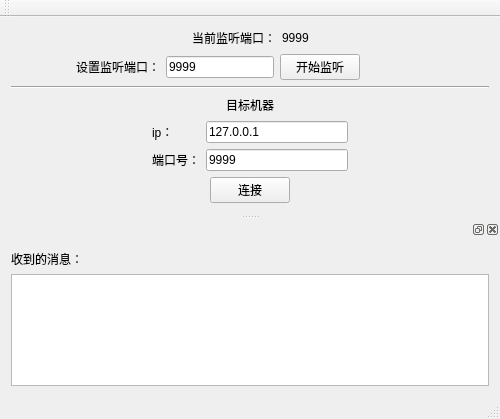
<?xml version="1.0" encoding="UTF-8"?>
<ui version="4.0">
 <class>MainWindow</class>
 <widget class="QMainWindow" name="MainWindow">
  <property name="geometry">
   <rect>
    <x>0</x>
    <y>0</y>
    <width>500</width>
    <height>419</height>
   </rect>
  </property>
  <property name="windowTitle">
   <string>MainWindow</string>
  </property>
  <widget class="QWidget" name="centralWidget">
   <layout class="QVBoxLayout" name="verticalLayout_4">
    <item>
     <layout class="QHBoxLayout" name="horizontalLayout_6">
      <item>
       <spacer name="horizontalSpacer_5">
        <property name="orientation">
         <enum>Qt::Horizontal</enum>
        </property>
        <property name="sizeHint" stdset="0">
         <size>
          <width>40</width>
          <height>20</height>
         </size>
        </property>
       </spacer>
      </item>
      <item>
       <layout class="QHBoxLayout" name="horizontalLayout_4">
        <item>
         <widget class="QLabel" name="label_6">
          <property name="styleSheet">
           <string notr="true">font: 75 11pt &quot;楷体&quot;;
font: 20pt &quot;楷体&quot;;</string>
          </property>
          <property name="text">
           <string>当前监听端口：</string>
          </property>
         </widget>
        </item>
        <item>
         <widget class="QLabel" name="labelListenPort">
          <property name="styleSheet">
           <string notr="true">font: 20pt &quot;楷体&quot;;</string>
          </property>
          <property name="text">
           <string>9999</string>
          </property>
         </widget>
        </item>
       </layout>
      </item>
      <item>
       <spacer name="horizontalSpacer_6">
        <property name="orientation">
         <enum>Qt::Horizontal</enum>
        </property>
        <property name="sizeHint" stdset="0">
         <size>
          <width>40</width>
          <height>20</height>
         </size>
        </property>
       </spacer>
      </item>
     </layout>
    </item>
    <item>
     <layout class="QHBoxLayout" name="horizontalLayout_3">
      <item>
       <spacer name="horizontalSpacer_7">
        <property name="orientation">
         <enum>Qt::Horizontal</enum>
        </property>
        <property name="sizeHint" stdset="0">
         <size>
          <width>40</width>
          <height>20</height>
         </size>
        </property>
       </spacer>
      </item>
      <item>
       <widget class="QLabel" name="label_5">
        <property name="text">
         <string>设置监听端口：</string>
        </property>
       </widget>
      </item>
      <item>
       <widget class="QLineEdit" name="lineEditListenPort">
        <property name="text">
         <string>9999</string>
        </property>
       </widget>
      </item>
      <item>
       <widget class="QPushButton" name="pushButtonStartListen">
        <property name="text">
         <string>开始监听</string>
        </property>
       </widget>
      </item>
      <item>
       <spacer name="horizontalSpacer_8">
        <property name="orientation">
         <enum>Qt::Horizontal</enum>
        </property>
        <property name="sizeHint" stdset="0">
         <size>
          <width>40</width>
          <height>20</height>
         </size>
        </property>
       </spacer>
      </item>
      <item>
       <spacer name="horizontalSpacer_9">
        <property name="orientation">
         <enum>Qt::Horizontal</enum>
        </property>
        <property name="sizeHint" stdset="0">
         <size>
          <width>40</width>
          <height>20</height>
         </size>
        </property>
       </spacer>
      </item>
     </layout>
    </item>
    <item>
     <widget class="Line" name="line">
      <property name="orientation">
       <enum>Qt::Horizontal</enum>
      </property>
     </widget>
    </item>
    <item>
     <layout class="QVBoxLayout" name="verticalLayout">
      <item>
       <layout class="QHBoxLayout" name="horizontalLayout_2">
        <item>
         <spacer name="horizontalSpacer">
          <property name="orientation">
           <enum>Qt::Horizontal</enum>
          </property>
          <property name="sizeHint" stdset="0">
           <size>
            <width>40</width>
            <height>20</height>
           </size>
          </property>
         </spacer>
        </item>
        <item>
         <widget class="QLabel" name="label_3">
          <property name="sizePolicy">
           <sizepolicy hsizetype="Preferred" vsizetype="Fixed">
            <horstretch>0</horstretch>
            <verstretch>0</verstretch>
           </sizepolicy>
          </property>
          <property name="styleSheet">
           <string notr="true">font: 75 14pt &quot;楷体&quot;;</string>
          </property>
          <property name="text">
           <string>目标机器</string>
          </property>
         </widget>
        </item>
        <item>
         <spacer name="horizontalSpacer_2">
          <property name="orientation">
           <enum>Qt::Horizontal</enum>
          </property>
          <property name="sizeHint" stdset="0">
           <size>
            <width>40</width>
            <height>20</height>
           </size>
          </property>
         </spacer>
        </item>
       </layout>
      </item>
      <item>
       <layout class="QGridLayout" name="gridLayout">
        <item row="0" column="0">
         <spacer name="horizontalSpacer_10">
          <property name="orientation">
           <enum>Qt::Horizontal</enum>
          </property>
          <property name="sizeHint" stdset="0">
           <size>
            <width>40</width>
            <height>20</height>
           </size>
          </property>
         </spacer>
        </item>
        <item row="0" column="1">
         <widget class="QLabel" name="label">
          <property name="styleSheet">
           <string notr="true">font: 75 12pt &quot;黑体&quot;;</string>
          </property>
          <property name="text">
           <string>ip：</string>
          </property>
         </widget>
        </item>
        <item row="0" column="2">
         <widget class="QLineEdit" name="lineEditIp">
          <property name="text">
           <string>127.0.0.1</string>
          </property>
         </widget>
        </item>
        <item row="0" column="3">
         <spacer name="horizontalSpacer_12">
          <property name="orientation">
           <enum>Qt::Horizontal</enum>
          </property>
          <property name="sizeHint" stdset="0">
           <size>
            <width>40</width>
            <height>20</height>
           </size>
          </property>
         </spacer>
        </item>
        <item row="1" column="0">
         <spacer name="horizontalSpacer_11">
          <property name="orientation">
           <enum>Qt::Horizontal</enum>
          </property>
          <property name="sizeHint" stdset="0">
           <size>
            <width>40</width>
            <height>20</height>
           </size>
          </property>
         </spacer>
        </item>
        <item row="1" column="1">
         <widget class="QLabel" name="label_2">
          <property name="styleSheet">
           <string notr="true">font: 75 12pt &quot;黑体&quot;;</string>
          </property>
          <property name="text">
           <string>端口号：</string>
          </property>
         </widget>
        </item>
        <item row="1" column="2">
         <widget class="QLineEdit" name="lineEditPort">
          <property name="text">
           <string>9999</string>
          </property>
         </widget>
        </item>
        <item row="1" column="3">
         <spacer name="horizontalSpacer_13">
          <property name="orientation">
           <enum>Qt::Horizontal</enum>
          </property>
          <property name="sizeHint" stdset="0">
           <size>
            <width>40</width>
            <height>20</height>
           </size>
          </property>
         </spacer>
        </item>
       </layout>
      </item>
      <item>
       <layout class="QHBoxLayout" name="horizontalLayout">
        <item>
         <spacer name="horizontalSpacer_3">
          <property name="orientation">
           <enum>Qt::Horizontal</enum>
          </property>
          <property name="sizeHint" stdset="0">
           <size>
            <width>40</width>
            <height>20</height>
           </size>
          </property>
         </spacer>
        </item>
        <item>
         <widget class="QPushButton" name="pushButtonConnect">
          <property name="styleSheet">
           <string notr="true">font: 75 12pt &quot;楷体&quot;;</string>
          </property>
          <property name="text">
           <string>连接</string>
          </property>
         </widget>
        </item>
        <item>
         <spacer name="horizontalSpacer_4">
          <property name="orientation">
           <enum>Qt::Horizontal</enum>
          </property>
          <property name="sizeHint" stdset="0">
           <size>
            <width>40</width>
            <height>20</height>
           </size>
          </property>
         </spacer>
        </item>
       </layout>
      </item>
     </layout>
    </item>
   </layout>
  </widget>
  <widget class="QMenuBar" name="menuBar">
   <property name="geometry">
    <rect>
     <x>0</x>
     <y>0</y>
     <width>500</width>
     <height>23</height>
    </rect>
   </property>
  </widget>
  <widget class="QToolBar" name="mainToolBar">
   <attribute name="toolBarArea">
    <enum>TopToolBarArea</enum>
   </attribute>
   <attribute name="toolBarBreak">
    <bool>false</bool>
   </attribute>
  </widget>
  <widget class="QStatusBar" name="statusBar"/>
  <widget class="QDockWidget" name="dockWidget">
   <attribute name="dockWidgetArea">
    <number>8</number>
   </attribute>
   <widget class="QWidget" name="dockWidgetContents">
    <layout class="QVBoxLayout" name="verticalLayout_3">
     <item>
      <layout class="QVBoxLayout" name="verticalLayout_2">
       <item>
        <widget class="QLabel" name="label_4">
         <property name="text">
          <string>收到的消息：</string>
         </property>
        </widget>
       </item>
       <item>
        <widget class="QTextEdit" name="textEditRev"/>
       </item>
      </layout>
     </item>
    </layout>
   </widget>
  </widget>
 </widget>
 <layoutdefault spacing="6" margin="11"/>
 <resources/>
 <connections/>
</ui>
